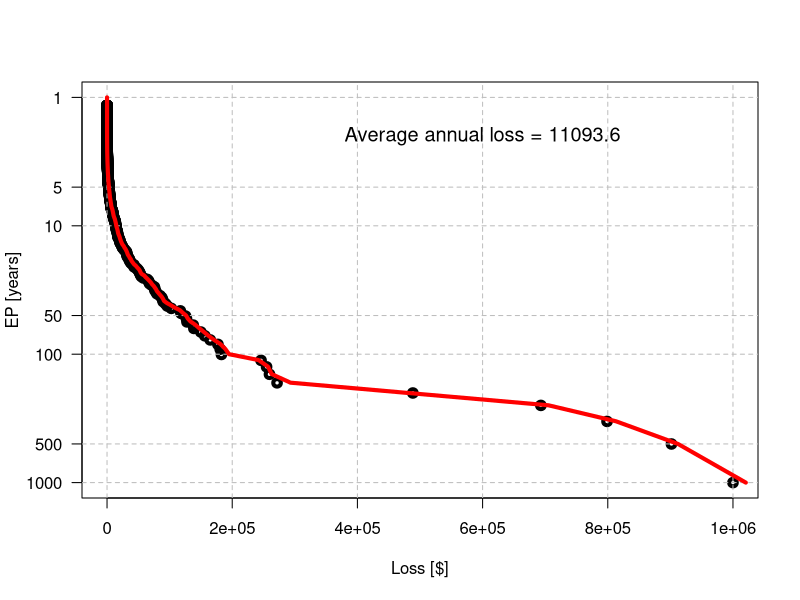

Recreate this plot in R.
# How to build a simple risk model for one location in R, Dag Lohmann, Boot Camp 2009

# create 2000 events with random hazard from a normal distribution
set.seed(123)
hazard <- abs(rnorm(2000,sd=0.3))
# every hazard event has a rate of 1/1000 years, 2 events on average per year
rates  <- rep(2/length(hazard),length(hazard))

# create a parameterized vulnerabilty function, compute the damage ratio as a function of the hazard
damage.ratio <- function(h) {
	      damage.ratio <- h**8
	      damage.ratio <- ifelse(damage.ratio>1,1,damage.ratio)
}

# create exposure (e.g. 1 Million $)
exposure <- 1e6

# compute the loss for each event and average annual loss
losses <- exposure * damage.ratio(hazard)
average.annual.loss <- sum(rates*losses)

# compute oep curve, assume events are Poisson distributed
ordered.losses <- losses[order(losses)]
ordered.rates <- rates[order(losses)]
cum.rates <- cumsum(ordered.rates[length(rates):1])
oep <- 1-exp(-cum.rates)
oep <- oep[length(oep):1]
max.loss <- max(losses)

# plot oep curve on a linear-log plot
plot(ordered.losses,log10(oep),xlab="Loss [$]",ylab="EP [years]",ylim=log10(c(0.001,1)),axes=F,xlim=(c(0,max.loss)),
type="p",lwd=4)
box()
axis(1,at=pretty(c(0,max.loss),5),labels=pretty(c(0,max.loss),5))
axis(2,at=log10(c(0.001,0.002,0.01,0.02,0.1,0.2,1)),labels=c("1000","500","100","50","10","5","1"),las=1)
abline(h=log10(c(0.001,0.002,0.01,0.02,0.1,0.2,1)),col="gray",lty=2)
abline(v=pretty(c(0,max.loss),5),col="gray",lty=2)
text(0.6*max.loss,log10(0.5),paste('Average annual loss =',round(average.annual.loss,1)),cex=1.2)

# compute aep through simulation, average 10 curves for smoother results. The events are assumed to be 
# Poisson distributed. The easiest way to model that is to just draw uniformly distributed random numbers
# for the arrival times. The waiting time between events becomes then exponentially distributed.
years.to.sim <- as.integer(length(hazard)/sum(rates))
sum.aep <- rep(0,years.to.sim)
for (j in c(1:10)) {
event.vector <- rep(0,years.to.sim)
for (i in c(1:length(losses))) {
    noe <- as.integer(rates[i]*years.to.sim)
    u <- runif(noe)
    u2 <- sort(u)
    arrival <- as.integer(u2*years.to.sim+1)
    event.vector[arrival] <- event.vector[arrival] + losses[i]
}
aep1 <- sort(event.vector,decreasing=T)
rates.aep <- c(1:years.to.sim) / years.to.sim
sum.aep <- sum.aep + aep1/10
}

# plot aep curve
lines(sum.aep,log10(rates.aep),type="l",lwd=4,col='red',lty=1)
